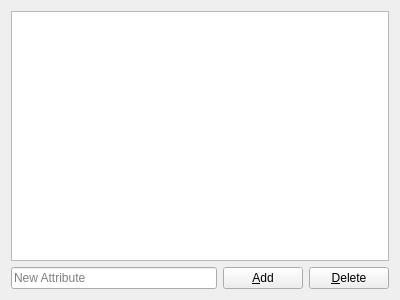
<ui version="4.0" >
 <class>CollectionAttributesPage</class>
 <widget class="QWidget" name="CollectionAttributesPage" >
  <property name="geometry" >
   <rect>
    <x>0</x>
    <y>0</y>
    <width>400</width>
    <height>300</height>
   </rect>
  </property>
  <layout class="QGridLayout" >
   <item row="0" column="0" colspan="3" >
    <widget class="QTreeView" name="attrView" >
     <property name="rootIsDecorated" >
      <bool>false</bool>
     </property>
    </widget>
   </item>
   <item row="1" column="0" >
    <widget class="QLineEdit" name="attrName" >
     <property name="placeholderText" >
      <string>New Attribute</string>
     </property>
    </widget>
   </item>
   <item row="1" column="1" >
    <widget class="KPushButton" name="addButton" >
     <property name="text" >
      <string>&amp;Add</string>
     </property>
    </widget>
   </item>
   <item row="1" column="2" >
    <widget class="KPushButton" name="deleteButton" >
     <property name="enabled" >
      <bool>true</bool>
     </property>
     <property name="text" >
      <string>&amp;Delete</string>
     </property>
    </widget>
   </item>
  </layout>
 </widget>
 <customwidgets>
  <customwidget>
   <class>KPushButton</class>
   <extends>QPushButton</extends>
   <header>kpushbutton.h</header>
  </customwidget>
 </customwidgets>
 <resources/>
 <connections/>
</ui>
